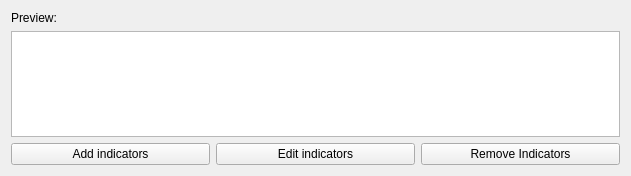
<?xml version="1.0" encoding="UTF-8"?>
<ui version="4.0">
 <class>IndicatorsPreviewWidget</class>
 <widget class="QWidget" name="IndicatorsPreviewWidget">
  <property name="geometry">
   <rect>
    <x>0</x>
    <y>0</y>
    <width>631</width>
    <height>176</height>
   </rect>
  </property>
  <property name="sizePolicy">
   <sizepolicy hsizetype="Preferred" vsizetype="Preferred">
    <horstretch>0</horstretch>
    <verstretch>0</verstretch>
   </sizepolicy>
  </property>
  <property name="windowTitle">
   <string>Form</string>
  </property>
  <layout class="QVBoxLayout" name="verticalLayout">
   <item>
    <widget class="QLabel" name="previewLabel">
     <property name="text">
      <string>Preview:</string>
     </property>
    </widget>
   </item>
   <item>
    <widget class="QListWidget" name="previewWidget">
     <property name="frameShape">
      <enum>QFrame::Shape::StyledPanel</enum>
     </property>
     <property name="lineWidth">
      <number>0</number>
     </property>
     <property name="flow">
      <enum>QListView::Flow::LeftToRight</enum>
     </property>
     <property name="spacing">
      <number>2</number>
     </property>
     <property name="itemAlignment">
      <set>Qt::AlignmentFlag::AlignVCenter</set>
     </property>
    </widget>
   </item>
   <item>
    <layout class="QHBoxLayout" name="horizontalLayout_2">
     <item>
      <widget class="QPushButton" name="addIndicatorsButton">
       <property name="text">
        <string>Add indicators</string>
       </property>
      </widget>
     </item>
     <item>
      <widget class="QPushButton" name="editIndicatorsButton">
       <property name="text">
        <string>Edit indicators</string>
       </property>
      </widget>
     </item>
     <item>
      <widget class="QPushButton" name="removeIndicatorsButton">
       <property name="text">
        <string>Remove Indicators</string>
       </property>
      </widget>
     </item>
    </layout>
   </item>
  </layout>
 </widget>
 <resources/>
 <connections/>
</ui>
